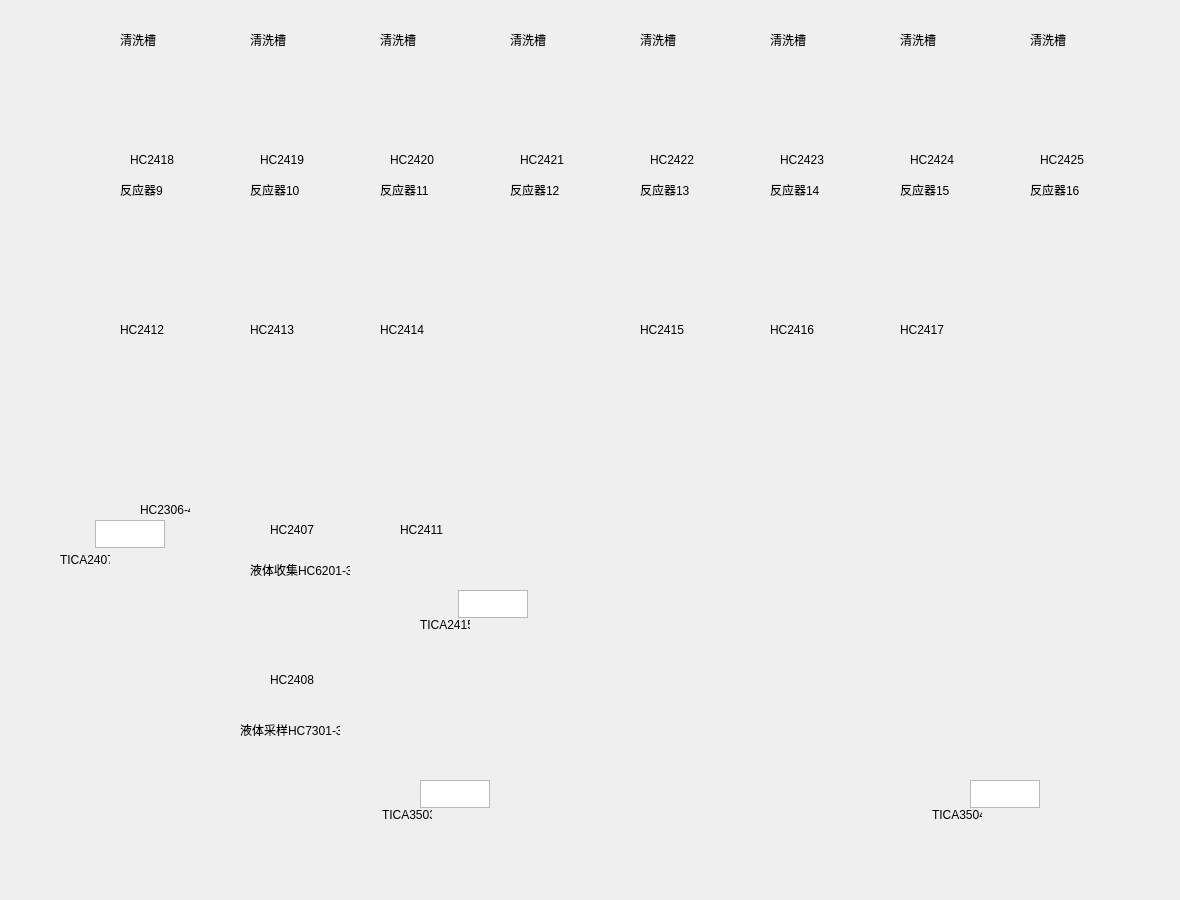
<?xml version="1.0" encoding="UTF-8"?>
<ui version="4.0">
 <class>FormLiquidFeedB</class>
 <widget class="QWidget" name="FormLiquidFeedB">
  <property name="geometry">
   <rect>
    <x>0</x>
    <y>0</y>
    <width>1180</width>
    <height>900</height>
   </rect>
  </property>
  <property name="windowTitle">
   <string>Form</string>
  </property>
  <widget class="QLabel" name="label_background">
   <property name="geometry">
    <rect>
     <x>0</x>
     <y>0</y>
     <width>1180</width>
     <height>900</height>
    </rect>
   </property>
   <property name="text">
    <string/>
   </property>
   <property name="pixmap">
    <pixmap resource="res.qrc">:/ui_ctrls/Res/layout4.png</pixmap>
   </property>
  </widget>
  <widget class="QLabel" name="label_HC2407">
   <property name="geometry">
    <rect>
     <x>199</x>
     <y>452</y>
     <width>90</width>
     <height>90</height>
    </rect>
   </property>
   <property name="cursor">
    <cursorShape>PointingHandCursor</cursorShape>
   </property>
   <property name="text">
    <string/>
   </property>
   <property name="pixmap">
    <pixmap resource="res.qrc">:/ui_ctrls/Res/svalve4.png</pixmap>
   </property>
  </widget>
  <widget class="QLabel" name="label_HC2408">
   <property name="geometry">
    <rect>
     <x>199</x>
     <y>602</y>
     <width>90</width>
     <height>90</height>
    </rect>
   </property>
   <property name="cursor">
    <cursorShape>PointingHandCursor</cursorShape>
   </property>
   <property name="text">
    <string/>
   </property>
   <property name="pixmap">
    <pixmap resource="res.qrc">:/ui_ctrls/Res/svalve4.png</pixmap>
   </property>
  </widget>
  <widget class="QLabel" name="label_HC2411">
   <property name="geometry">
    <rect>
     <x>329</x>
     <y>452</y>
     <width>90</width>
     <height>90</height>
    </rect>
   </property>
   <property name="cursor">
    <cursorShape>PointingHandCursor</cursorShape>
   </property>
   <property name="text">
    <string/>
   </property>
   <property name="pixmap">
    <pixmap resource="res.qrc">:/ui_ctrls/Res/svalve4.png</pixmap>
   </property>
  </widget>
  <widget class="QLabel" name="label_HC2412">
   <property name="geometry">
    <rect>
     <x>69</x>
     <y>232</y>
     <width>90</width>
     <height>90</height>
    </rect>
   </property>
   <property name="cursor">
    <cursorShape>PointingHandCursor</cursorShape>
   </property>
   <property name="text">
    <string/>
   </property>
   <property name="pixmap">
    <pixmap resource="res.qrc">:/ui_ctrls/Res/svalve4.png</pixmap>
   </property>
  </widget>
  <widget class="QLabel" name="label_HC2413">
   <property name="geometry">
    <rect>
     <x>199</x>
     <y>232</y>
     <width>90</width>
     <height>90</height>
    </rect>
   </property>
   <property name="cursor">
    <cursorShape>PointingHandCursor</cursorShape>
   </property>
   <property name="text">
    <string/>
   </property>
   <property name="pixmap">
    <pixmap resource="res.qrc">:/ui_ctrls/Res/svalve4.png</pixmap>
   </property>
  </widget>
  <widget class="QLabel" name="label_HC2414">
   <property name="geometry">
    <rect>
     <x>329</x>
     <y>232</y>
     <width>90</width>
     <height>90</height>
    </rect>
   </property>
   <property name="cursor">
    <cursorShape>PointingHandCursor</cursorShape>
   </property>
   <property name="text">
    <string/>
   </property>
   <property name="pixmap">
    <pixmap resource="res.qrc">:/ui_ctrls/Res/svalve4.png</pixmap>
   </property>
  </widget>
  <widget class="QLabel" name="label_HC2415">
   <property name="geometry">
    <rect>
     <x>589</x>
     <y>232</y>
     <width>90</width>
     <height>90</height>
    </rect>
   </property>
   <property name="cursor">
    <cursorShape>PointingHandCursor</cursorShape>
   </property>
   <property name="text">
    <string/>
   </property>
   <property name="pixmap">
    <pixmap resource="res.qrc">:/ui_ctrls/Res/svalve4.png</pixmap>
   </property>
  </widget>
  <widget class="QLabel" name="label_HC2416">
   <property name="geometry">
    <rect>
     <x>719</x>
     <y>232</y>
     <width>90</width>
     <height>90</height>
    </rect>
   </property>
   <property name="cursor">
    <cursorShape>PointingHandCursor</cursorShape>
   </property>
   <property name="text">
    <string/>
   </property>
   <property name="pixmap">
    <pixmap resource="res.qrc">:/ui_ctrls/Res/svalve4.png</pixmap>
   </property>
  </widget>
  <widget class="QLabel" name="label_HC2417">
   <property name="geometry">
    <rect>
     <x>849</x>
     <y>232</y>
     <width>90</width>
     <height>90</height>
    </rect>
   </property>
   <property name="cursor">
    <cursorShape>PointingHandCursor</cursorShape>
   </property>
   <property name="text">
    <string/>
   </property>
   <property name="pixmap">
    <pixmap resource="res.qrc">:/ui_ctrls/Res/svalve4.png</pixmap>
   </property>
  </widget>
  <widget class="QLabel" name="label_HC2418">
   <property name="geometry">
    <rect>
     <x>69</x>
     <y>72</y>
     <width>90</width>
     <height>90</height>
    </rect>
   </property>
   <property name="cursor">
    <cursorShape>PointingHandCursor</cursorShape>
   </property>
   <property name="text">
    <string/>
   </property>
   <property name="pixmap">
    <pixmap resource="res.qrc">:/ui_ctrls/Res/svalve4.png</pixmap>
   </property>
  </widget>
  <widget class="QLabel" name="label_HC2419">
   <property name="geometry">
    <rect>
     <x>199</x>
     <y>72</y>
     <width>90</width>
     <height>90</height>
    </rect>
   </property>
   <property name="cursor">
    <cursorShape>PointingHandCursor</cursorShape>
   </property>
   <property name="text">
    <string/>
   </property>
   <property name="pixmap">
    <pixmap resource="res.qrc">:/ui_ctrls/Res/svalve4.png</pixmap>
   </property>
  </widget>
  <widget class="QLabel" name="label_HC2420">
   <property name="geometry">
    <rect>
     <x>329</x>
     <y>72</y>
     <width>90</width>
     <height>90</height>
    </rect>
   </property>
   <property name="cursor">
    <cursorShape>PointingHandCursor</cursorShape>
   </property>
   <property name="text">
    <string/>
   </property>
   <property name="pixmap">
    <pixmap resource="res.qrc">:/ui_ctrls/Res/svalve4.png</pixmap>
   </property>
  </widget>
  <widget class="QLabel" name="label_HC2421">
   <property name="geometry">
    <rect>
     <x>459</x>
     <y>72</y>
     <width>90</width>
     <height>90</height>
    </rect>
   </property>
   <property name="cursor">
    <cursorShape>PointingHandCursor</cursorShape>
   </property>
   <property name="text">
    <string/>
   </property>
   <property name="pixmap">
    <pixmap resource="res.qrc">:/ui_ctrls/Res/svalve4.png</pixmap>
   </property>
  </widget>
  <widget class="QLabel" name="label_HC2422">
   <property name="geometry">
    <rect>
     <x>589</x>
     <y>72</y>
     <width>90</width>
     <height>90</height>
    </rect>
   </property>
   <property name="cursor">
    <cursorShape>PointingHandCursor</cursorShape>
   </property>
   <property name="text">
    <string/>
   </property>
   <property name="pixmap">
    <pixmap resource="res.qrc">:/ui_ctrls/Res/svalve4.png</pixmap>
   </property>
  </widget>
  <widget class="QLabel" name="label_HC2423">
   <property name="geometry">
    <rect>
     <x>719</x>
     <y>72</y>
     <width>90</width>
     <height>90</height>
    </rect>
   </property>
   <property name="cursor">
    <cursorShape>PointingHandCursor</cursorShape>
   </property>
   <property name="text">
    <string/>
   </property>
   <property name="pixmap">
    <pixmap resource="res.qrc">:/ui_ctrls/Res/svalve4.png</pixmap>
   </property>
  </widget>
  <widget class="QLabel" name="label_HC2424">
   <property name="geometry">
    <rect>
     <x>849</x>
     <y>72</y>
     <width>90</width>
     <height>90</height>
    </rect>
   </property>
   <property name="cursor">
    <cursorShape>PointingHandCursor</cursorShape>
   </property>
   <property name="text">
    <string/>
   </property>
   <property name="pixmap">
    <pixmap resource="res.qrc">:/ui_ctrls/Res/svalve4.png</pixmap>
   </property>
  </widget>
  <widget class="QLabel" name="label_HC2425">
   <property name="geometry">
    <rect>
     <x>979</x>
     <y>72</y>
     <width>90</width>
     <height>90</height>
    </rect>
   </property>
   <property name="cursor">
    <cursorShape>PointingHandCursor</cursorShape>
   </property>
   <property name="text">
    <string/>
   </property>
   <property name="pixmap">
    <pixmap resource="res.qrc">:/ui_ctrls/Res/svalve4.png</pixmap>
   </property>
  </widget>
  <widget class="QLabel" name="txt_label_HC2407">
   <property name="geometry">
    <rect>
     <x>270</x>
     <y>520</y>
     <width>50</width>
     <height>20</height>
    </rect>
   </property>
   <property name="cursor">
    <cursorShape>ArrowCursor</cursorShape>
   </property>
   <property name="text">
    <string>HC2407</string>
   </property>
  </widget>
  <widget class="QLabel" name="txt_label_HC2408">
   <property name="geometry">
    <rect>
     <x>270</x>
     <y>670</y>
     <width>50</width>
     <height>20</height>
    </rect>
   </property>
   <property name="cursor">
    <cursorShape>ArrowCursor</cursorShape>
   </property>
   <property name="text">
    <string>HC2408</string>
   </property>
  </widget>
  <widget class="QLabel" name="txt_label_HC2411">
   <property name="geometry">
    <rect>
     <x>400</x>
     <y>520</y>
     <width>50</width>
     <height>20</height>
    </rect>
   </property>
   <property name="cursor">
    <cursorShape>ArrowCursor</cursorShape>
   </property>
   <property name="text">
    <string>HC2411</string>
   </property>
  </widget>
  <widget class="QLabel" name="txt_label_HC2412">
   <property name="geometry">
    <rect>
     <x>120</x>
     <y>320</y>
     <width>50</width>
     <height>20</height>
    </rect>
   </property>
   <property name="cursor">
    <cursorShape>ArrowCursor</cursorShape>
   </property>
   <property name="text">
    <string>HC2412</string>
   </property>
  </widget>
  <widget class="QLabel" name="txt_label_HC2413">
   <property name="geometry">
    <rect>
     <x>250</x>
     <y>320</y>
     <width>50</width>
     <height>20</height>
    </rect>
   </property>
   <property name="cursor">
    <cursorShape>ArrowCursor</cursorShape>
   </property>
   <property name="text">
    <string>HC2413</string>
   </property>
  </widget>
  <widget class="QLabel" name="txt_label_HC2414">
   <property name="geometry">
    <rect>
     <x>380</x>
     <y>320</y>
     <width>50</width>
     <height>20</height>
    </rect>
   </property>
   <property name="cursor">
    <cursorShape>ArrowCursor</cursorShape>
   </property>
   <property name="text">
    <string>HC2414</string>
   </property>
  </widget>
  <widget class="QLabel" name="txt_label_HC2415">
   <property name="geometry">
    <rect>
     <x>640</x>
     <y>320</y>
     <width>50</width>
     <height>20</height>
    </rect>
   </property>
   <property name="cursor">
    <cursorShape>ArrowCursor</cursorShape>
   </property>
   <property name="text">
    <string>HC2415</string>
   </property>
  </widget>
  <widget class="QLabel" name="txt_label_HC2416">
   <property name="geometry">
    <rect>
     <x>770</x>
     <y>320</y>
     <width>50</width>
     <height>20</height>
    </rect>
   </property>
   <property name="cursor">
    <cursorShape>ArrowCursor</cursorShape>
   </property>
   <property name="text">
    <string>HC2416</string>
   </property>
  </widget>
  <widget class="QLabel" name="txt_label_HC2417">
   <property name="geometry">
    <rect>
     <x>900</x>
     <y>320</y>
     <width>50</width>
     <height>20</height>
    </rect>
   </property>
   <property name="cursor">
    <cursorShape>ArrowCursor</cursorShape>
   </property>
   <property name="text">
    <string>HC2417</string>
   </property>
  </widget>
  <widget class="QLabel" name="txt_label_HC2418">
   <property name="geometry">
    <rect>
     <x>130</x>
     <y>150</y>
     <width>50</width>
     <height>20</height>
    </rect>
   </property>
   <property name="cursor">
    <cursorShape>ArrowCursor</cursorShape>
   </property>
   <property name="text">
    <string>HC2418</string>
   </property>
  </widget>
  <widget class="QLabel" name="txt_label_HC2419">
   <property name="geometry">
    <rect>
     <x>260</x>
     <y>150</y>
     <width>50</width>
     <height>20</height>
    </rect>
   </property>
   <property name="cursor">
    <cursorShape>ArrowCursor</cursorShape>
   </property>
   <property name="text">
    <string>HC2419</string>
   </property>
  </widget>
  <widget class="QLabel" name="txt_label_HC2420">
   <property name="geometry">
    <rect>
     <x>390</x>
     <y>150</y>
     <width>50</width>
     <height>20</height>
    </rect>
   </property>
   <property name="cursor">
    <cursorShape>ArrowCursor</cursorShape>
   </property>
   <property name="text">
    <string>HC2420</string>
   </property>
  </widget>
  <widget class="QLabel" name="txt_label_HC2424">
   <property name="geometry">
    <rect>
     <x>910</x>
     <y>150</y>
     <width>50</width>
     <height>20</height>
    </rect>
   </property>
   <property name="cursor">
    <cursorShape>ArrowCursor</cursorShape>
   </property>
   <property name="text">
    <string>HC2424</string>
   </property>
  </widget>
  <widget class="QLabel" name="txt_label_HC2423">
   <property name="geometry">
    <rect>
     <x>780</x>
     <y>150</y>
     <width>50</width>
     <height>20</height>
    </rect>
   </property>
   <property name="cursor">
    <cursorShape>ArrowCursor</cursorShape>
   </property>
   <property name="text">
    <string>HC2423</string>
   </property>
  </widget>
  <widget class="QLabel" name="txt_label_HC2421">
   <property name="geometry">
    <rect>
     <x>520</x>
     <y>150</y>
     <width>50</width>
     <height>20</height>
    </rect>
   </property>
   <property name="cursor">
    <cursorShape>ArrowCursor</cursorShape>
   </property>
   <property name="text">
    <string>HC2421</string>
   </property>
  </widget>
  <widget class="QLabel" name="txt_label_HC2422">
   <property name="geometry">
    <rect>
     <x>650</x>
     <y>150</y>
     <width>50</width>
     <height>20</height>
    </rect>
   </property>
   <property name="cursor">
    <cursorShape>ArrowCursor</cursorShape>
   </property>
   <property name="text">
    <string>HC2422</string>
   </property>
  </widget>
  <widget class="QLabel" name="txt_label_HC2425">
   <property name="geometry">
    <rect>
     <x>1040</x>
     <y>150</y>
     <width>50</width>
     <height>20</height>
    </rect>
   </property>
   <property name="cursor">
    <cursorShape>ArrowCursor</cursorShape>
   </property>
   <property name="text">
    <string>HC2425</string>
   </property>
  </widget>
  <widget class="QLabel" name="txt_label_Clean_2">
   <property name="geometry">
    <rect>
     <x>250</x>
     <y>30</y>
     <width>50</width>
     <height>20</height>
    </rect>
   </property>
   <property name="cursor">
    <cursorShape>ArrowCursor</cursorShape>
   </property>
   <property name="text">
    <string>清洗槽</string>
   </property>
  </widget>
  <widget class="QLabel" name="txt_label_Clean_8">
   <property name="geometry">
    <rect>
     <x>1030</x>
     <y>30</y>
     <width>50</width>
     <height>20</height>
    </rect>
   </property>
   <property name="cursor">
    <cursorShape>ArrowCursor</cursorShape>
   </property>
   <property name="text">
    <string>清洗槽</string>
   </property>
  </widget>
  <widget class="QLabel" name="txt_label_Clean_3">
   <property name="geometry">
    <rect>
     <x>380</x>
     <y>30</y>
     <width>50</width>
     <height>20</height>
    </rect>
   </property>
   <property name="cursor">
    <cursorShape>ArrowCursor</cursorShape>
   </property>
   <property name="text">
    <string>清洗槽</string>
   </property>
  </widget>
  <widget class="QLabel" name="txt_label_Clean_6">
   <property name="geometry">
    <rect>
     <x>770</x>
     <y>30</y>
     <width>50</width>
     <height>20</height>
    </rect>
   </property>
   <property name="cursor">
    <cursorShape>ArrowCursor</cursorShape>
   </property>
   <property name="text">
    <string>清洗槽</string>
   </property>
  </widget>
  <widget class="QLabel" name="txt_label_Clean_4">
   <property name="geometry">
    <rect>
     <x>510</x>
     <y>30</y>
     <width>50</width>
     <height>20</height>
    </rect>
   </property>
   <property name="cursor">
    <cursorShape>ArrowCursor</cursorShape>
   </property>
   <property name="text">
    <string>清洗槽</string>
   </property>
  </widget>
  <widget class="QLabel" name="txt_label_Clean_7">
   <property name="geometry">
    <rect>
     <x>900</x>
     <y>30</y>
     <width>50</width>
     <height>20</height>
    </rect>
   </property>
   <property name="cursor">
    <cursorShape>ArrowCursor</cursorShape>
   </property>
   <property name="text">
    <string>清洗槽</string>
   </property>
  </widget>
  <widget class="QLabel" name="txt_label_Clean">
   <property name="geometry">
    <rect>
     <x>120</x>
     <y>30</y>
     <width>50</width>
     <height>20</height>
    </rect>
   </property>
   <property name="cursor">
    <cursorShape>ArrowCursor</cursorShape>
   </property>
   <property name="text">
    <string>清洗槽</string>
   </property>
  </widget>
  <widget class="QLabel" name="txt_label_Clean_5">
   <property name="geometry">
    <rect>
     <x>640</x>
     <y>30</y>
     <width>50</width>
     <height>20</height>
    </rect>
   </property>
   <property name="cursor">
    <cursorShape>ArrowCursor</cursorShape>
   </property>
   <property name="text">
    <string>清洗槽</string>
   </property>
  </widget>
  <widget class="QLabel" name="txt_label_R4109">
   <property name="geometry">
    <rect>
     <x>120</x>
     <y>180</y>
     <width>50</width>
     <height>20</height>
    </rect>
   </property>
   <property name="cursor">
    <cursorShape>ArrowCursor</cursorShape>
   </property>
   <property name="text">
    <string>反应器9</string>
   </property>
  </widget>
  <widget class="QLabel" name="txt_label_R4109_2">
   <property name="geometry">
    <rect>
     <x>250</x>
     <y>180</y>
     <width>50</width>
     <height>20</height>
    </rect>
   </property>
   <property name="cursor">
    <cursorShape>ArrowCursor</cursorShape>
   </property>
   <property name="text">
    <string>反应器10</string>
   </property>
  </widget>
  <widget class="QLabel" name="txt_label_R4109_3">
   <property name="geometry">
    <rect>
     <x>380</x>
     <y>180</y>
     <width>50</width>
     <height>20</height>
    </rect>
   </property>
   <property name="cursor">
    <cursorShape>ArrowCursor</cursorShape>
   </property>
   <property name="text">
    <string>反应器11</string>
   </property>
  </widget>
  <widget class="QLabel" name="txt_label_R4109_4">
   <property name="geometry">
    <rect>
     <x>510</x>
     <y>180</y>
     <width>50</width>
     <height>20</height>
    </rect>
   </property>
   <property name="cursor">
    <cursorShape>ArrowCursor</cursorShape>
   </property>
   <property name="text">
    <string>反应器12</string>
   </property>
  </widget>
  <widget class="QLabel" name="txt_label_R4109_5">
   <property name="geometry">
    <rect>
     <x>640</x>
     <y>180</y>
     <width>50</width>
     <height>20</height>
    </rect>
   </property>
   <property name="cursor">
    <cursorShape>ArrowCursor</cursorShape>
   </property>
   <property name="text">
    <string>反应器13</string>
   </property>
  </widget>
  <widget class="QLabel" name="txt_label_R4109_6">
   <property name="geometry">
    <rect>
     <x>770</x>
     <y>180</y>
     <width>50</width>
     <height>20</height>
    </rect>
   </property>
   <property name="cursor">
    <cursorShape>ArrowCursor</cursorShape>
   </property>
   <property name="text">
    <string>反应器14</string>
   </property>
  </widget>
  <widget class="QLabel" name="txt_label_R4109_7">
   <property name="geometry">
    <rect>
     <x>900</x>
     <y>180</y>
     <width>50</width>
     <height>20</height>
    </rect>
   </property>
   <property name="cursor">
    <cursorShape>ArrowCursor</cursorShape>
   </property>
   <property name="text">
    <string>反应器15</string>
   </property>
  </widget>
  <widget class="QLabel" name="txt_label_R4109_8">
   <property name="geometry">
    <rect>
     <x>1030</x>
     <y>180</y>
     <width>50</width>
     <height>20</height>
    </rect>
   </property>
   <property name="cursor">
    <cursorShape>ArrowCursor</cursorShape>
   </property>
   <property name="text">
    <string>反应器16</string>
   </property>
  </widget>
  <widget class="QLabel" name="txt_label_HC2306">
   <property name="geometry">
    <rect>
     <x>140</x>
     <y>500</y>
     <width>50</width>
     <height>20</height>
    </rect>
   </property>
   <property name="cursor">
    <cursorShape>ArrowCursor</cursorShape>
   </property>
   <property name="text">
    <string>HC2306-4</string>
   </property>
  </widget>
  <widget class="QLabel" name="txt_label_HC7101">
   <property name="geometry">
    <rect>
     <x>240</x>
     <y>720</y>
     <width>100</width>
     <height>20</height>
    </rect>
   </property>
   <property name="cursor">
    <cursorShape>ArrowCursor</cursorShape>
   </property>
   <property name="text">
    <string>液体采样HC7301-3</string>
   </property>
  </widget>
  <widget class="QLabel" name="txt_label_HC6201">
   <property name="geometry">
    <rect>
     <x>250</x>
     <y>560</y>
     <width>100</width>
     <height>20</height>
    </rect>
   </property>
   <property name="cursor">
    <cursorShape>ArrowCursor</cursorShape>
   </property>
   <property name="text">
    <string>液体收集HC6201-3</string>
   </property>
  </widget>
  <widget class="QLabel" name="txt_label_TICA2415">
   <property name="geometry">
    <rect>
     <x>420</x>
     <y>615</y>
     <width>50</width>
     <height>20</height>
    </rect>
   </property>
   <property name="cursor">
    <cursorShape>ArrowCursor</cursorShape>
   </property>
   <property name="toolTip">
    <string>进液阀箱#9-16互连管伴热</string>
   </property>
   <property name="text">
    <string>TICA2415</string>
   </property>
  </widget>
  <widget class="QLabel" name="label_TICA2415">
   <property name="geometry">
    <rect>
     <x>423</x>
     <y>589</y>
     <width>30</width>
     <height>30</height>
    </rect>
   </property>
   <property name="cursor">
    <cursorShape>PointingHandCursor</cursorShape>
   </property>
   <property name="text">
    <string/>
   </property>
   <property name="pixmap">
    <pixmap resource="res.qrc">:/ui_ctrls/UICtrls/Res/temperature_controller.png</pixmap>
   </property>
  </widget>
  <widget class="QTextEdit" name="textEdit_TICA2415">
   <property name="geometry">
    <rect>
     <x>458</x>
     <y>590</y>
     <width>70</width>
     <height>28</height>
    </rect>
   </property>
   <property name="font">
    <font>
     <family>Tahoma</family>
     <pointsize>11</pointsize>
    </font>
   </property>
   <property name="readOnly">
    <bool>true</bool>
   </property>
  </widget>
  <widget class="QLabel" name="label_TICA3503">
   <property name="geometry">
    <rect>
     <x>385</x>
     <y>779</y>
     <width>30</width>
     <height>30</height>
    </rect>
   </property>
   <property name="cursor">
    <cursorShape>PointingHandCursor</cursorShape>
   </property>
   <property name="text">
    <string/>
   </property>
   <property name="pixmap">
    <pixmap resource="res.qrc">:/ui_ctrls/UICtrls/Res/temperature_controller.png</pixmap>
   </property>
  </widget>
  <widget class="QTextEdit" name="textEdit_TICA3503">
   <property name="geometry">
    <rect>
     <x>420</x>
     <y>780</y>
     <width>70</width>
     <height>28</height>
    </rect>
   </property>
   <property name="font">
    <font>
     <family>Tahoma</family>
     <pointsize>11</pointsize>
    </font>
   </property>
   <property name="readOnly">
    <bool>true</bool>
   </property>
  </widget>
  <widget class="QLabel" name="txt_label_TICA3503">
   <property name="geometry">
    <rect>
     <x>382</x>
     <y>805</y>
     <width>50</width>
     <height>20</height>
    </rect>
   </property>
   <property name="cursor">
    <cursorShape>ArrowCursor</cursorShape>
   </property>
   <property name="toolTip">
    <string>进液阀箱#9-12加热</string>
   </property>
   <property name="text">
    <string>TICA3503</string>
   </property>
  </widget>
  <widget class="QLabel" name="txt_label_TICA3504">
   <property name="geometry">
    <rect>
     <x>932</x>
     <y>805</y>
     <width>50</width>
     <height>20</height>
    </rect>
   </property>
   <property name="cursor">
    <cursorShape>ArrowCursor</cursorShape>
   </property>
   <property name="toolTip">
    <string>进液阀箱#13-16加热</string>
   </property>
   <property name="text">
    <string>TICA3504</string>
   </property>
  </widget>
  <widget class="QLabel" name="label_TICA3504">
   <property name="geometry">
    <rect>
     <x>935</x>
     <y>779</y>
     <width>30</width>
     <height>30</height>
    </rect>
   </property>
   <property name="cursor">
    <cursorShape>PointingHandCursor</cursorShape>
   </property>
   <property name="text">
    <string/>
   </property>
   <property name="pixmap">
    <pixmap resource="res.qrc">:/ui_ctrls/UICtrls/Res/temperature_controller.png</pixmap>
   </property>
  </widget>
  <widget class="QTextEdit" name="textEdit_TICA3504">
   <property name="geometry">
    <rect>
     <x>970</x>
     <y>780</y>
     <width>70</width>
     <height>28</height>
    </rect>
   </property>
   <property name="font">
    <font>
     <family>Tahoma</family>
     <pointsize>11</pointsize>
    </font>
   </property>
   <property name="readOnly">
    <bool>true</bool>
   </property>
  </widget>
  <widget class="QLabel" name="label_TICA2407">
   <property name="geometry">
    <rect>
     <x>60</x>
     <y>520</y>
     <width>30</width>
     <height>30</height>
    </rect>
   </property>
   <property name="cursor">
    <cursorShape>PointingHandCursor</cursorShape>
   </property>
   <property name="text">
    <string/>
   </property>
   <property name="pixmap">
    <pixmap resource="res.qrc">:/ui_ctrls/UICtrls/Res/temperature_controller.png</pixmap>
   </property>
  </widget>
  <widget class="QTextEdit" name="textEdit_TICA2407">
   <property name="geometry">
    <rect>
     <x>95</x>
     <y>520</y>
     <width>70</width>
     <height>28</height>
    </rect>
   </property>
   <property name="font">
    <font>
     <family>Tahoma</family>
     <pointsize>11</pointsize>
    </font>
   </property>
   <property name="readOnly">
    <bool>true</bool>
   </property>
  </widget>
  <widget class="QLabel" name="txt_label_TICA2407">
   <property name="geometry">
    <rect>
     <x>60</x>
     <y>550</y>
     <width>50</width>
     <height>20</height>
    </rect>
   </property>
   <property name="cursor">
    <cursorShape>ArrowCursor</cursorShape>
   </property>
   <property name="toolTip">
    <string>进液阀箱A-B互连管伴热</string>
   </property>
   <property name="text">
    <string>TICA2407</string>
   </property>
  </widget>
 </widget>
 <resources>
  <include location="res.qrc"/>
 </resources>
 <connections/>
</ui>
